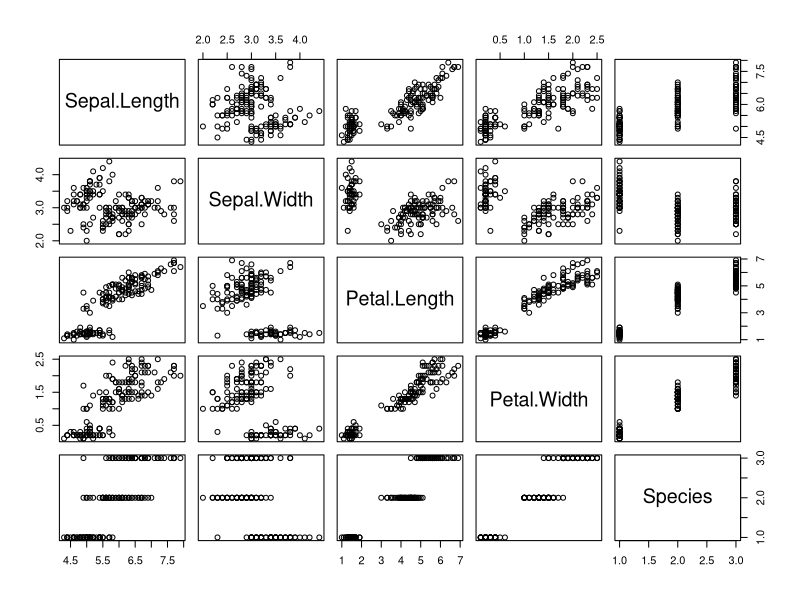
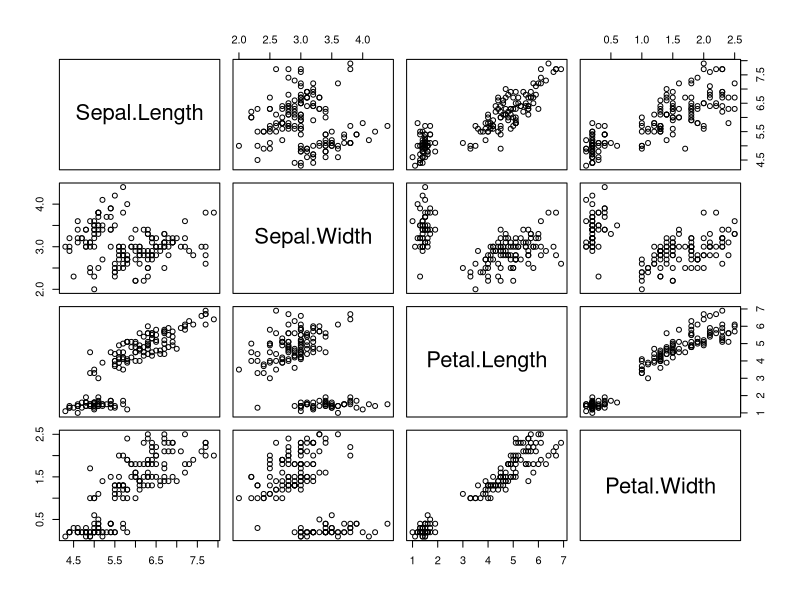

Recreate these plots in R, in order. (Note: this script raises an error after producing the figures.)
##############Correlation in R#####################3

data()
View(iris)
head(iris)
plot(iris)
d<-iris[,c(-5)]
plot(d)


cor(d)
cor(d,method="pearson")
cor(d,method="kendall")
cor(d,method="spearman")
cor.test(d$Sepal.Length,d$Sepal.Width)



liabrary("corrplot")
d1<-cor(d)
d1
corrplot(d1,method="pie")
corrplot(d1,method="color")
corrplot(d1,method="number")
corrplot(d1,type="lower")
corrplot(d1,type="upper")
##corrplot by default gives circle
corrplot(d1)




##NA values###
View(lures)
cor(lures$QUANTITY, lures$REVENUE)
cor(lures$QUANTITY, lures$REVENUE, use="complete.obs")


